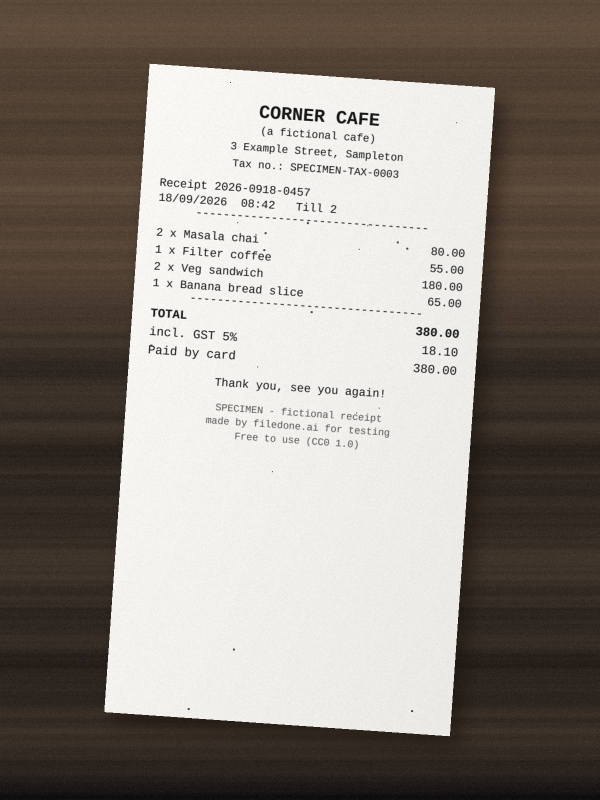
#> input picture sample-001.jpg, 1200 x 1600 px, found by its file name (shown at 1/2 size)
$ python preprocessor.py
#> lines starting #> are read from the running program, lines starting #| are printed output that depends on the picture

from PIL import Image, ImageFilter, ImageOps

IMAGE_PATH = "sample-001.jpg"


def preprocess_image(image):
    # Handle transparency
    if image.mode == "RGBA":
        background = Image.new("RGB", image.size, "white")
        background.paste(image, mask=image.getchannel("A"))
        image = background
    else:
        image = image.convert("RGB")

    # Resize if larger than 2048 pixels
    if max(image.size) > 2048:
        image.thumbnail(
            (2048, 2048),
            Image.Resampling.LANCZOS
        )

    # Mild blur
    image = image.filter(
        ImageFilter.GaussianBlur(radius=0.5)
    )

    # Contrast enhancement
    image = ImageOps.autocontrast(image, cutoff=1)

    return image


def main():
    original = Image.open(IMAGE_PATH)
#> original is the input picture: PIL image 1200x1600 RGB; mean R, G, B 144.1, 137.4, 130.3
    processed = preprocess_image(original)
#> in preprocess_image, `image = ImageOps.autocontrast(image, cutoff=1)`:
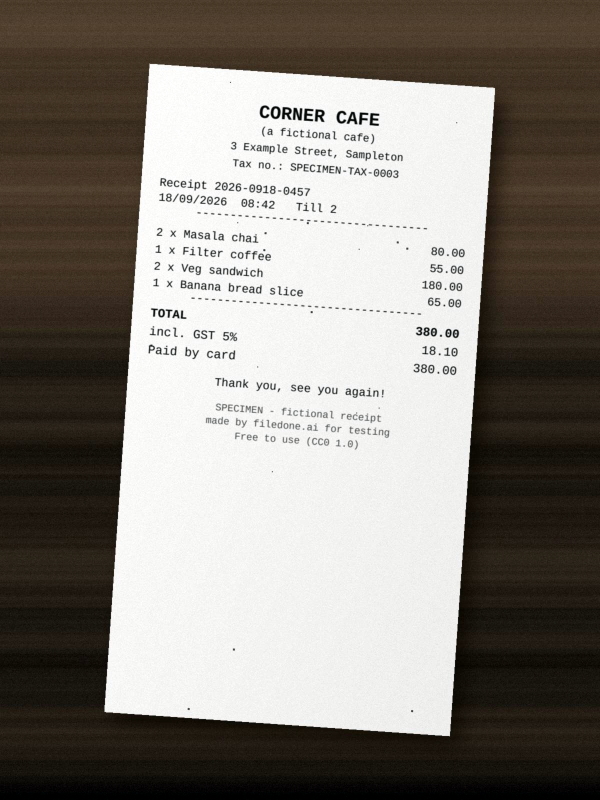
#> image: PIL image 1200x1600 RGB (shown at 1/2 size); mean R, G, B 136.1, 131.3, 125.1

    processed.save("preprocessed.png")

    print("Original:", original.size)
#| Original: (1200, 1600)
    print("Processed:", processed.size)
#| Processed: (1200, 1600)
    print("Saved: preprocessed.png")


if __name__ == "__main__":
    main()
